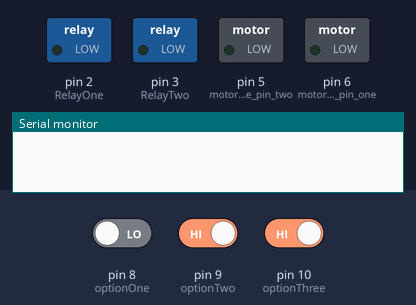
Recording of a sketch running on a simulated Arduino Uno, built with avr-gcc and run on an emulated ATmega328P. Shown: switched loads named in the sketch (green lamp = pin HIGH), the last lines printed to the serial monitor. Inputs (shaded band) come from the test bench; at power-on: pin 9 (optionTwo) HIGH, pin 8 (optionOne) LOW, pin 10 (optionThree) HIGH.

Above: at 1.2 s.
1.3 s: pin 9 (optionTwo) driven LOW
At 2.3 s:
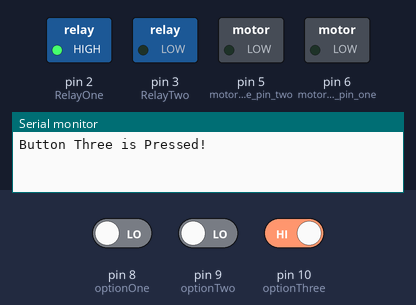
2.8 s: pin 8 (optionOne) driven HIGH and pin 10 (optionThree) driven LOW
5.8 s: pin 8 (optionOne) driven LOW
At 6.38 s:
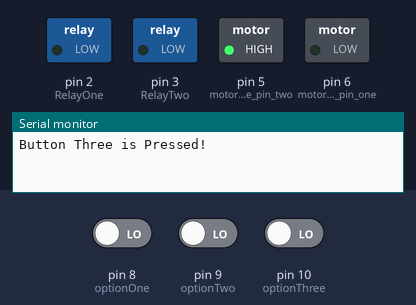
7.9 s: pin 10 (optionThree) driven HIGH
At 7.95 s:
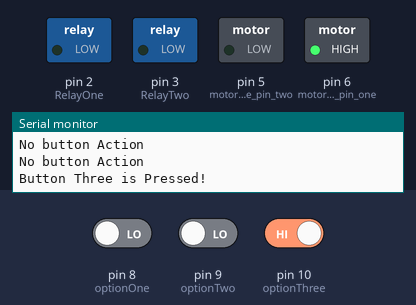
9.5 s: pin 9 (optionTwo) driven HIGH and pin 10 (optionThree) driven LOW
12.5 s: pin 8 (optionOne) driven HIGH
At 14.0 s:
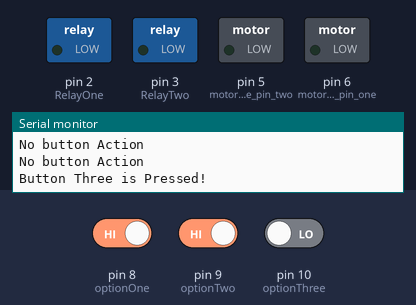
Timing chart, 0 to 15.5 s (numbered marks = the images above; inputs shaded):
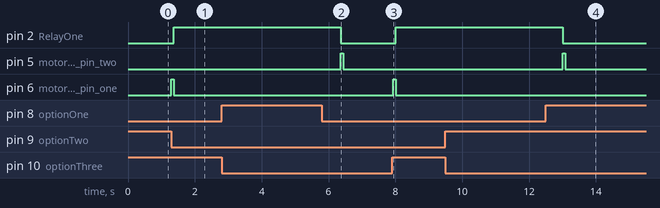

Measured:
- after the input at 1.3 s, pin 2 (RelayOne): LOW → HIGH after 0.07 s; pin 6 (motor_one_pin_one): LOW → HIGH at once, → LOW 0.07 s later
- after the input at 2.8 s, every drawn part: stays the same
- after the input at 5.8 s, pin 2 (RelayOne): goes on until 6.4 s, then stays LOW; pin 6 (motor_one_pin_one): stays LOW (without the input it goes to HIGH after 0.64 s)
- after the input at 7.9 s, pin 2 (RelayOne): LOW → HIGH after 0.12 s; pin 6 (motor_one_pin_one): LOW → HIGH at once, → LOW 0.07 s later
- after the input at 9.5 s, every drawn part: stays the same
- after the input at 12.5 s, pin 2 (RelayOne): goes on until 13.0 s, then stays LOW; pin 6 (motor_one_pin_one): stays LOW (without the input it goes to HIGH after 0.58 s)

The sketch:

sketch_mar19a.pde
```cpp
int motor_one_pin_one=6;
int motor_one_pin_two=5;
int optionOne = 8;
int optionTwo = 9;
int optionThree = 10;
int But1;
int But2;
int But3;
int RelayOne = 2;
int RelayTwo = 3;

void setup()
{
pinMode(optionOne, INPUT);
pinMode(optionTwo, INPUT);
pinMode(optionThree, INPUT);
pinMode(motor_one_pin_one,OUTPUT);
pinMode(motor_one_pin_two,OUTPUT);
Serial.begin(9600);
pinMode(RelayOne, OUTPUT);
pinMode(RelayTwo, OUTPUT);
}

void loop()
{
 But1 = digitalRead(optionOne);
 But2 = digitalRead(optionTwo);
 But3 = digitalRead(optionThree);

  if (But1 == HIGH && But2 == LOW && But3 == LOW)
  {
    Serial.println("Button One is Pressed!");
    digitalWrite(motor_one_pin_one, HIGH);
    delay(80);
    digitalWrite(motor_one_pin_one, LOW);
    digitalWrite(RelayOne, HIGH);
    delay(5000);
    digitalWrite(RelayOne, LOW);
    digitalWrite(motor_one_pin_two, HIGH);
    delay(70);
    digitalWrite(motor_one_pin_two, LOW);

  }

 else if (But1 == LOW && But2 == HIGH && But3 == LOW)
  {
    Serial.println("Button Two is Pressed!");
    digitalWrite(motor_one_pin_one, HIGH);
    delay(57);
    digitalWrite(motor_one_pin_one, LOW);
    digitalWrite(RelayOne, HIGH);
    delay(5000);
    digitalWrite(RelayOne, LOW);
    digitalWrite(motor_one_pin_two, HIGH);
    delay(45);
    digitalWrite(motor_one_pin_two, LOW);
  }

else if (But1 == LOW && But2 == LOW && But3 == HIGH)
  {
    Serial.println("Button Three is Pressed!");
    digitalWrite(motor_one_pin_one, HIGH);
    delay(72);
    digitalWrite(motor_one_pin_one, LOW);
    digitalWrite(RelayOne, HIGH);
    delay(5000);
    digitalWrite(RelayOne, LOW);
    digitalWrite(motor_one_pin_two, HIGH);
    delay(68);
    digitalWrite(motor_one_pin_two, LOW);
  }

 else if (But1 == LOW && But2 == LOW && But3 == LOW)
 {
  Serial.println("No button Action");
  digitalWrite(motor_one_pin_one, LOW);
  digitalWrite(motor_one_pin_two, LOW);
  delay(100);
 }

 }
```
